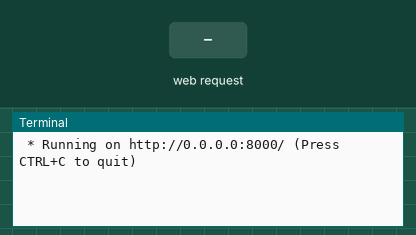
Bench run of a program on a simulated Raspberry Pi (BCM pin numbers). On the bench: the last lines printed to the terminal. Inputs (shaded band) come from the test bench. Sound played through the audio output is not drawn and takes no time; the clock reads 2024-03-15 10:24:30 at power-on unless the program sets it; speech is not drawn; the words are listed on the console.

Above: at 1.2 s.
1.3 s: HTTP request for /check received
At 1.8 s:
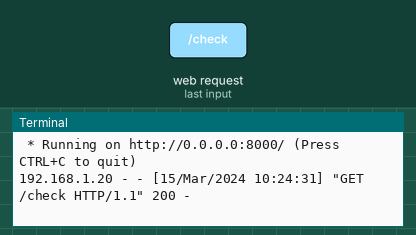
2.8 s: HTTP request for /check received with the fields isMax=1, name=isMax
At 3.5 s:
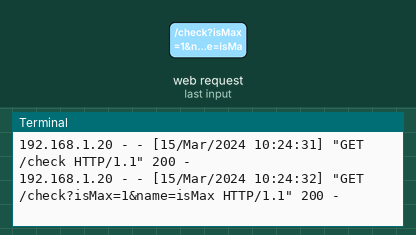
4.3 s: HTTP request for /check received with the fields isMax=1, name=name
At 4.7 s:
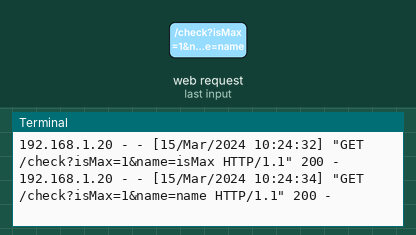
5.8 s: HTTP request for /check received with the fields isMax=1, name=1
At 7.0 s:
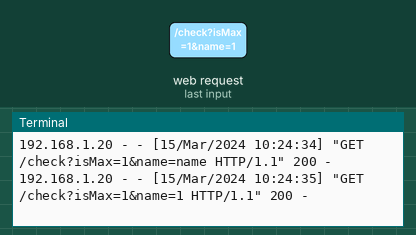
7.3 s: HTTP request for / received
At 8.8 s:
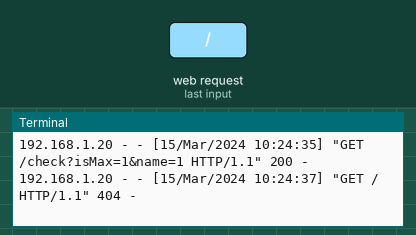

The program:

speaker.py
```python
from flask import Flask, request
import RPi.GPIO as GPIO
from gtts import gTTS
import os

app = Flask(__name__)

@app.route('/check', methods=['GET'])
def ledcmd():
    if request.method == 'GET':
        cmd = request.args.get('isMax')
        person = request.args.get('name')
        if cmd == '1' :
            tts = gTTS(text=str(person)+'嗓，恭喜你成為本月零食王啦', lang='zh-TW')
            tts.save('snack_tw.mp3')
            os.system('omxplayer -o local -p snack_tw.mp3 > /dev/null 2>&1')
       #print(cmd)
        return "cmd"


if __name__ == '__main__':
    try:
        app.run(host ='0.0.0.0', port = 8000)
    except KeyboardInterrupt:
        print("Exception: KeyboardInterrupt")
    finally:
        print("cleanup")
        GPIO.cleanup()
```

Measured:
- after the input at 1.3 s, the terminal: prints a new line at once (image 1)
- after the input at 2.8 s, the terminal: prints a new line at once (image 2)
- after the input at 4.3 s, the terminal: prints a new line at once (image 3)
- after the input at 5.8 s, the terminal: prints a new line at once (image 4)
- after the input at 7.3 s, the terminal: prints a new line at once (image 5)
